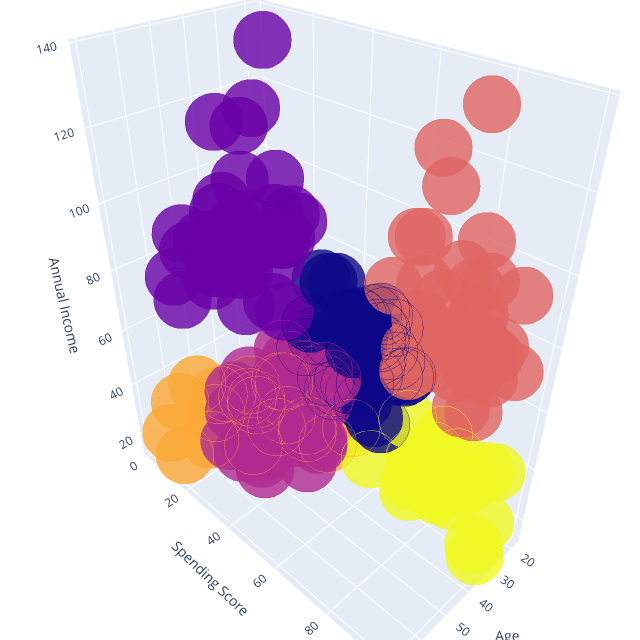

Write notebook code for a chart like this one.
### Markdown cell above
แสดงกราฟ 3 มิติ สามารถเลื่อน, หมุน และ Zoom เข้าออกได้

### Code cell
configure_plotly_browser_state()
py.offline.iplot(fig)

### Figure 1 — Plotly figure (JSON) as saved in the notebook; plotly's stock layout.template omitted (floating-point values rounded to 4 significant figures; data arrays with more than 128 entries replaced by an {"elided": "..."} marker saying what was removed)
{"data": [{"marker": {"color": {"elided": "200 int values"}, "line": {"color": {"elided": "200 int values"}, "width": 12}, "opacity": 0.8, "size": 20}, "mode": "markers", "x": {"elided": "200 int values"}, "y": {"elided": "200 int values"}, "z": {"elided": "200 int values"}, "type": "scatter3d"}], "layout": {"height": 640, "margin": {"b": 0, "l": 0, "r": 0, "t": 0}, "scene": {"xaxis": {"title": {"text": "Age"}}, "yaxis": {"title": {"text": "Spending Score"}}, "zaxis": {"title": {"text": "Annual Income"}}}, "title": {"text": "Clusters"}, "width": 640}}
